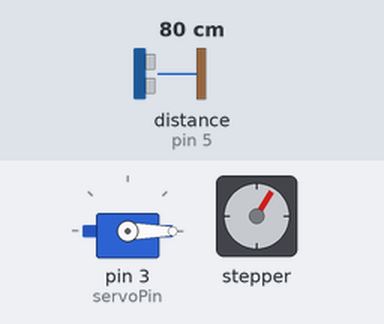
A sketch run on a simulated Arduino Uno, built with avr-gcc and run on an emulated ATmega328P. Parts: servo, stepper motor. The test bench sets the inputs (shaded band); at power-on: distance to the obstacle (sensor on pin 5) 80 cm. The echo pulse lasts 58.3 µs per cm; stepper angles assume 2048 steps per turn; what the sketch prints to the serial monitor is not drawn.

Above: at 12.9 s.
13.0 s: distance to the obstacle (sensor on pin 5) set to 8 cm
At 13.42 s:
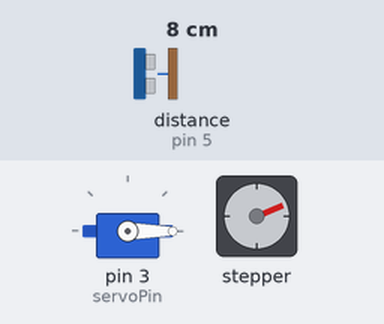
22.0 s: distance to the obstacle (sensor on pin 5) set to 5 cm
At 24.7 s:
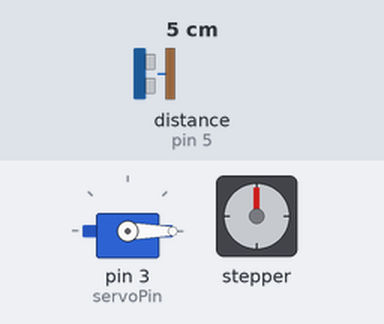
At 28.9 s:
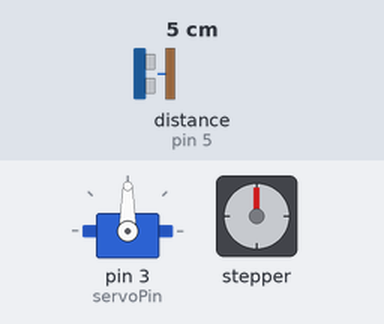
Timing chart, 0 to 37.0 s (numbered marks = the images above; inputs shaded):
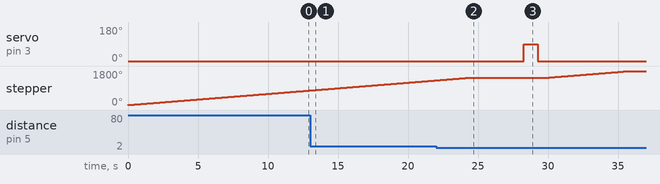

Measured:
- the behaviour switches between 7 and 6 cm on distance to the obstacle (sensor on pin 5) (found by bisection; images 1 and 2)
- after the input at 22.0 s, servo on pin 3 (servoPin): 0° → 90° after 6.3 s, → 0° 1.0 s later

The sketch:

SmartSortConveyor.ino
```cpp
#include <Stepper.h>
#include <Servo.h>


// Stepper motor setup
const int stepsPerRevolution = 2048;
const int rpm = 10;  // Slightly slower and smoother
Stepper myStepper(stepsPerRevolution, 8, 9, 10, 11);  // Match your wiring


// Ultrasonic sensor pins
const int trigPin = 6;
const int echoPin = 5;


// Servo setup
Servo myServo;
const int servoPin = 3;


// Sensor-to-belt height
const float sensorToBeltHeight = 8.0;


void setup() {
  Serial.begin(9600);


  pinMode(trigPin, OUTPUT);
  pinMode(echoPin, INPUT);


  myStepper.setSpeed(rpm);
  myServo.attach(servoPin);
  myServo.write(0);  // Start at 0°
}


void loop() {
  // --- Stepper motor continuously rotates ---
  myStepper.step(stepsPerRevolution);  // 360° full turn


  // --- Ultrasonic sensor reading ---
  digitalWrite(trigPin, LOW);
  delayMicroseconds(2);
  digitalWrite(trigPin, HIGH);
  delayMicroseconds(10);
  digitalWrite(trigPin, LOW);


  long duration = pulseIn(echoPin, HIGH, 15000); // Timeout after 15ms
  float measuredDistance = duration * 0.034 / 2.0;
  float objectHeight = sensorToBeltHeight - measuredDistance;


  Serial.print("Distance: ");
  Serial.print(measuredDistance);
  Serial.print(" cm → Height: ");
  Serial.print(objectHeight);
  Serial.println(" cm");


  // --- Limit sensor reaction to within 0–7 cm range ---
  if (measuredDistance > 0 && measuredDistance <= 7.0) {
    if (objectHeight > 2.0) {
      Serial.println("Tall object detected → Action triggered");


      delay(2000); // Wait 2 seconds before stopping motor


      delay(2000); // Wait 2 seconds before moving servo
      myServo.write(90);   // Push
      delay(1000);         // Hold at 90° for 1 second
      myServo.write(0);    // Return to 0°
      delay(500);
    } else {
      Serial.println("Short object → Ignored");
      myServo.write(0);
    }
  } else {
    Serial.println("Out of range or no object");
    myServo.write(0);
  }


  delay(10);  // Sensor stability delay
}
```
